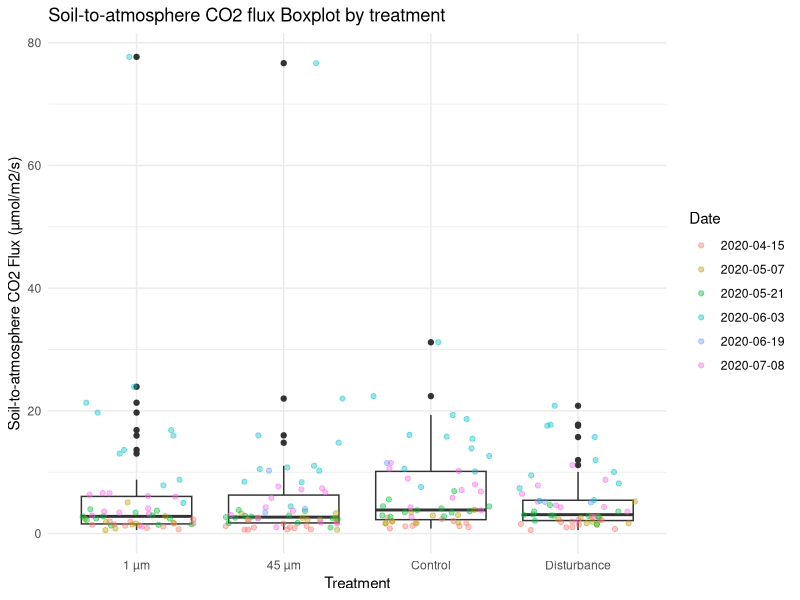
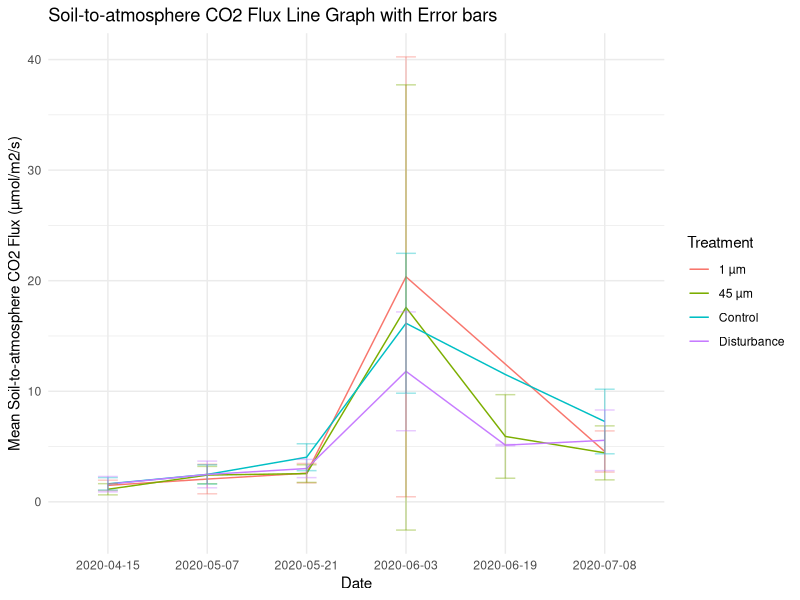

Reproduce these figures in R, in order.
## ---- chunk 1
library(tidyr)
library(dplyr)
library(ggplot2)
## ---- chunk 2
collar_map <- readr::read_csv("collar_map.csv")
fluxes <- readr::read_csv("fluxes.csv")
## ---- chunk 3
collar_map %>%
  select(Treatment, Collar)->
  treatment 
## ---- chunk 4
fluxes %>%
  pivot_longer(-Collar, names_to="Date") %>% #Wide to Long
  filter(!is.na(value))%>%                   #Filter out NA
  left_join(treatment, by="Collar")->        #Merging 
  fluxes_merged
## ---- chunk 5
fluxes_merged %>%
  group_by(Treatment) %>%
  summarise(mean = mean(value), N = n(), Std_dev = sd(value))%>% 
  print()
## ---- chunk 6
fluxes_merged %>%
  ggplot(aes(x = Treatment, y = value))+
  geom_boxplot()+
  geom_jitter(alpha = 0.4, aes(color = Date))+
  ggtitle("Soil-to-atmosphere CO2 flux Boxplot by treatment")+
  ylab("Soil-to-atmosphere CO2 Flux (µmol/m2/s)")+
  theme_minimal()
## ---- chunk 7
fluxes_merged %>%
  group_by(Treatment, Date) %>%
  summarise(mean = mean(value), Std_dev = sd(value)) %>%
  ggplot(aes(x = Date, y = mean, color = Treatment, group = Treatment))+
  geom_line()+ 
  geom_errorbar(aes(ymax = mean + Std_dev, 
                    ymin = mean - Std_dev), 
                    width = 0.2, 
                    alpha = 0.4)+
  ggtitle("Soil-to-atmosphere CO2 Flux Line Graph with Error bars")+
  ylab("Mean Soil-to-atmosphere CO2 Flux (µmol/m2/s)")+
  theme_minimal()
## ---- chunk 8
collar_map %>%
  anti_join(fluxes, by="Collar")
## ---- chunk 9
print("Collar 34 is listed in the metadata that do not appear in the fluxes data file.")
print("Collar 34 is in the Fresh Plot, in Group 9, and the treatment was Disturbance")  
## ---- chunk 10
sessionInfo()
